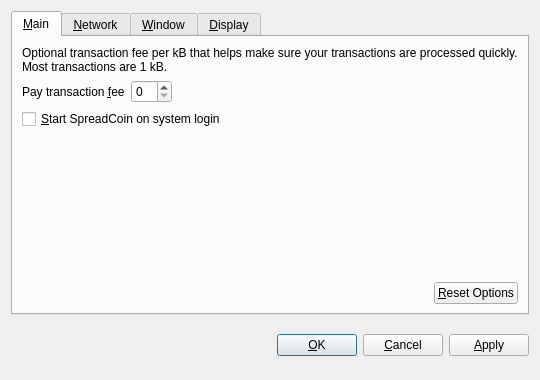
<?xml version="1.0" encoding="UTF-8"?>
<ui version="4.0">
 <class>OptionsDialog</class>
 <widget class="QDialog" name="OptionsDialog">
  <property name="geometry">
   <rect>
    <x>0</x>
    <y>0</y>
    <width>540</width>
    <height>380</height>
   </rect>
  </property>
  <property name="windowTitle">
   <string>Options</string>
  </property>
  <property name="modal">
   <bool>true</bool>
  </property>
  <layout class="QVBoxLayout" name="verticalLayout">
   <item>
    <widget class="QTabWidget" name="tabWidget">
     <property name="tabPosition">
      <enum>QTabWidget::North</enum>
     </property>
     <property name="currentIndex">
      <number>0</number>
     </property>
     <widget class="QWidget" name="tabMain">
      <attribute name="title">
       <string>&amp;Main</string>
      </attribute>
      <layout class="QVBoxLayout" name="verticalLayout_Main">
       <item>
        <widget class="QLabel" name="transactionFeeInfoLabel">
         <property name="text">
          <string>Optional transaction fee per kB that helps make sure your transactions are processed quickly. Most transactions are 1 kB.</string>
         </property>
         <property name="textFormat">
          <enum>Qt::PlainText</enum>
         </property>
         <property name="wordWrap">
          <bool>true</bool>
         </property>
        </widget>
       </item>
       <item>
        <layout class="QHBoxLayout" name="horizontalLayout_1_Main">
         <item>
          <widget class="QLabel" name="transactionFeeLabel">
           <property name="text">
            <string>Pay transaction &amp;fee</string>
           </property>
           <property name="textFormat">
            <enum>Qt::PlainText</enum>
           </property>
           <property name="buddy">
            <cstring>transactionFee</cstring>
           </property>
          </widget>
         </item>
         <item>
          <widget class="BitcoinAmountField" name="transactionFee"/>
         </item>
         <item>
          <spacer name="horizontalSpacer_1_Main">
           <property name="orientation">
            <enum>Qt::Horizontal</enum>
           </property>
           <property name="sizeHint" stdset="0">
            <size>
             <width>40</width>
             <height>20</height>
            </size>
           </property>
          </spacer>
         </item>
        </layout>
       </item>
       <item>
        <widget class="QCheckBox" name="bitcoinAtStartup">
         <property name="toolTip">
          <string>Automatically start SpreadCoin after logging in to the system.</string>
         </property>
         <property name="text">
          <string>&amp;Start SpreadCoin on system login</string>
         </property>
        </widget>
       </item>
       <item>
        <spacer name="verticalSpacer_Main">
         <property name="orientation">
          <enum>Qt::Vertical</enum>
         </property>
         <property name="sizeHint" stdset="0">
          <size>
           <width>20</width>
           <height>40</height>
          </size>
         </property>
        </spacer>
       </item>
       <item>
        <layout class="QHBoxLayout" name="horizontalLayout_2_Main">
         <item>
          <spacer name="horizontalSpacer_2_Main">
           <property name="orientation">
            <enum>Qt::Horizontal</enum>
           </property>
           <property name="sizeHint" stdset="0">
            <size>
             <width>40</width>
             <height>20</height>
            </size>
           </property>
          </spacer>
         </item>
         <item>
          <widget class="QPushButton" name="resetButton">
           <property name="toolTip">
            <string>Reset all client options to default.</string>
           </property>
           <property name="text">
            <string>&amp;Reset Options</string>
           </property>
           <property name="autoDefault">
            <bool>false</bool>
           </property>
          </widget>
         </item>
        </layout>
       </item>
      </layout>
     </widget>
     <widget class="QWidget" name="tabNetwork">
      <attribute name="title">
       <string>&amp;Network</string>
      </attribute>
      <layout class="QVBoxLayout" name="verticalLayout_Network">
       <item>
        <widget class="QCheckBox" name="mapPortUpnp">
         <property name="toolTip">
          <string>Automatically open the SpreadCoin client port on the router. This only works when your router supports UPnP and it is enabled.</string>
         </property>
         <property name="text">
          <string>Map port using &amp;UPnP</string>
         </property>
        </widget>
       </item>
       <item>
        <widget class="QCheckBox" name="connectSocks">
         <property name="toolTip">
          <string>Connect to the SpreadCoin network through a SOCKS proxy (e.g. when connecting through Tor).</string>
         </property>
         <property name="text">
          <string>&amp;Connect through SOCKS proxy:</string>
         </property>
        </widget>
       </item>
       <item>
        <layout class="QHBoxLayout" name="horizontalLayout_Network">
         <item>
          <widget class="QLabel" name="proxyIpLabel">
           <property name="text">
            <string>Proxy &amp;IP:</string>
           </property>
           <property name="textFormat">
            <enum>Qt::PlainText</enum>
           </property>
           <property name="buddy">
            <cstring>proxyIp</cstring>
           </property>
          </widget>
         </item>
         <item>
          <widget class="QValidatedLineEdit" name="proxyIp">
           <property name="maximumSize">
            <size>
             <width>140</width>
             <height>16777215</height>
            </size>
           </property>
           <property name="toolTip">
            <string>IP address of the proxy (e.g. 127.0.0.1)</string>
           </property>
          </widget>
         </item>
         <item>
          <widget class="QLabel" name="proxyPortLabel">
           <property name="text">
            <string>&amp;Port:</string>
           </property>
           <property name="textFormat">
            <enum>Qt::PlainText</enum>
           </property>
           <property name="buddy">
            <cstring>proxyPort</cstring>
           </property>
          </widget>
         </item>
         <item>
          <widget class="QLineEdit" name="proxyPort">
           <property name="maximumSize">
            <size>
             <width>55</width>
             <height>16777215</height>
            </size>
           </property>
           <property name="toolTip">
            <string>Port of the proxy (e.g. 9050)</string>
           </property>
          </widget>
         </item>
         <item>
          <widget class="QLabel" name="socksVersionLabel">
           <property name="text">
            <string>SOCKS &amp;Version:</string>
           </property>
           <property name="textFormat">
            <enum>Qt::PlainText</enum>
           </property>
           <property name="buddy">
            <cstring>socksVersion</cstring>
           </property>
          </widget>
         </item>
         <item>
          <widget class="QValueComboBox" name="socksVersion">
           <property name="toolTip">
            <string>SOCKS version of the proxy (e.g. 5)</string>
           </property>
          </widget>
         </item>
         <item>
          <spacer name="horizontalSpacer_Network">
           <property name="orientation">
            <enum>Qt::Horizontal</enum>
           </property>
           <property name="sizeHint" stdset="0">
            <size>
             <width>40</width>
             <height>20</height>
            </size>
           </property>
          </spacer>
         </item>
        </layout>
       </item>
       <item>
        <spacer name="verticalSpacer_Network">
         <property name="orientation">
          <enum>Qt::Vertical</enum>
         </property>
         <property name="sizeHint" stdset="0">
          <size>
           <width>20</width>
           <height>40</height>
          </size>
         </property>
        </spacer>
       </item>
      </layout>
     </widget>
     <widget class="QWidget" name="tabWindow">
      <attribute name="title">
       <string>&amp;Window</string>
      </attribute>
      <layout class="QVBoxLayout" name="verticalLayout_Window">
       <item>
        <widget class="QCheckBox" name="minimizeToTray">
         <property name="toolTip">
          <string>Show only a tray icon after minimizing the window.</string>
         </property>
         <property name="text">
          <string>&amp;Minimize to the tray instead of the taskbar</string>
         </property>
        </widget>
       </item>
       <item>
        <widget class="QCheckBox" name="minimizeOnClose">
         <property name="toolTip">
          <string>Minimize instead of exit the application when the window is closed. When this option is enabled, the application will be closed only after selecting Quit in the menu.</string>
         </property>
         <property name="text">
          <string>M&amp;inimize on close</string>
         </property>
        </widget>
       </item>
       <item>
        <spacer name="verticalSpacer_Window">
         <property name="orientation">
          <enum>Qt::Vertical</enum>
         </property>
         <property name="sizeHint" stdset="0">
          <size>
           <width>20</width>
           <height>40</height>
          </size>
         </property>
        </spacer>
       </item>
      </layout>
     </widget>
     <widget class="QWidget" name="tabDisplay">
      <attribute name="title">
       <string>&amp;Display</string>
      </attribute>
      <layout class="QVBoxLayout" name="verticalLayout_Display">
       <item>
        <layout class="QHBoxLayout" name="horizontalLayout_1_Display">
         <item>
          <widget class="QLabel" name="langLabel">
           <property name="text">
            <string>User Interface &amp;language:</string>
           </property>
           <property name="textFormat">
            <enum>Qt::PlainText</enum>
           </property>
           <property name="buddy">
            <cstring>lang</cstring>
           </property>
          </widget>
         </item>
         <item>
          <widget class="QValueComboBox" name="lang">
           <property name="toolTip">
            <string>The user interface language can be set here. This setting will take effect after restarting SpreadCoin.</string>
           </property>
          </widget>
         </item>
        </layout>
       </item>
       <item>
        <layout class="QHBoxLayout" name="horizontalLayout_2_Display">
         <item>
          <widget class="QLabel" name="themeLabel">
           <property name="text">
            <string>User Interface &amp;theme:</string>
           </property>
           <property name="textFormat">
            <enum>Qt::PlainText</enum>
           </property>
           <property name="buddy">
            <cstring>theme</cstring>
           </property>
          </widget>
         </item>
         <item>
          <widget class="QValueComboBox" name="theme">
           <property name="toolTip">
            <string>The user interface theme can be set here.</string>
           </property>
          </widget>
         </item>
        </layout>
       </item>
       <item>
        <layout class="QHBoxLayout" name="horizontalLayout_3_Display">
         <item>
          <widget class="QLabel" name="unitLabel">
           <property name="text">
            <string>&amp;Unit to show amounts in:</string>
           </property>
           <property name="textFormat">
            <enum>Qt::PlainText</enum>
           </property>
           <property name="buddy">
            <cstring>unit</cstring>
           </property>
          </widget>
         </item>
         <item>
          <widget class="QValueComboBox" name="unit">
           <property name="toolTip">
            <string>Choose the default subdivision unit to show in the interface and when sending coins.</string>
           </property>
          </widget>
         </item>
        </layout>
       </item>
       <item>
        <widget class="QCheckBox" name="displayAddresses">
         <property name="toolTip">
          <string>Whether to show SpreadCoin addresses in the transaction list or not.</string>
         </property>
         <property name="text">
          <string>&amp;Display addresses in transaction list</string>
         </property>
        </widget>
       </item>
       <item>
        <widget class="QCheckBox" name="coinControlFeatures">
         <property name="toolTip">
          <string>Whether to show coin control features or not.</string>
         </property>
         <property name="text">
          <string>Display coin &amp;control features (experts only!)</string>
         </property>
        </widget>
       </item>
       <item>
        <spacer name="verticalSpacer_Display">
         <property name="orientation">
          <enum>Qt::Vertical</enum>
         </property>
         <property name="sizeHint" stdset="0">
          <size>
           <width>20</width>
           <height>40</height>
          </size>
         </property>
        </spacer>
       </item>
      </layout>
     </widget>
    </widget>
   </item>
   <item>
    <layout class="QHBoxLayout" name="horizontalLayout_Buttons">
     <item>
      <spacer name="horizontalSpacer_1">
       <property name="orientation">
        <enum>Qt::Horizontal</enum>
       </property>
       <property name="sizeHint" stdset="0">
        <size>
         <width>40</width>
         <height>48</height>
        </size>
       </property>
      </spacer>
     </item>
     <item>
      <widget class="QLabel" name="statusLabel">
       <property name="font">
        <font>
         <weight>75</weight>
         <bold>true</bold>
        </font>
       </property>
       <property name="text">
        <string/>
       </property>
       <property name="textFormat">
        <enum>Qt::PlainText</enum>
       </property>
       <property name="wordWrap">
        <bool>true</bool>
       </property>
      </widget>
     </item>
     <item>
      <spacer name="horizontalSpacer_2">
       <property name="orientation">
        <enum>Qt::Horizontal</enum>
       </property>
       <property name="sizeHint" stdset="0">
        <size>
         <width>40</width>
         <height>48</height>
        </size>
       </property>
      </spacer>
     </item>
     <item>
      <widget class="QPushButton" name="okButton">
       <property name="text">
        <string>&amp;OK</string>
       </property>
      </widget>
     </item>
     <item>
      <widget class="QPushButton" name="cancelButton">
       <property name="text">
        <string>&amp;Cancel</string>
       </property>
       <property name="autoDefault">
        <bool>false</bool>
       </property>
      </widget>
     </item>
     <item>
      <widget class="QPushButton" name="applyButton">
       <property name="text">
        <string>&amp;Apply</string>
       </property>
       <property name="autoDefault">
        <bool>false</bool>
       </property>
      </widget>
     </item>
    </layout>
   </item>
  </layout>
 </widget>
 <customwidgets>
  <customwidget>
   <class>BitcoinAmountField</class>
   <extends>QSpinBox</extends>
   <header>bitcoinamountfield.h</header>
  </customwidget>
  <customwidget>
   <class>QValueComboBox</class>
   <extends>QComboBox</extends>
   <header>qvaluecombobox.h</header>
  </customwidget>
  <customwidget>
   <class>QValidatedLineEdit</class>
   <extends>QLineEdit</extends>
   <header>qvalidatedlineedit.h</header>
  </customwidget>
 </customwidgets>
 <resources/>
 <connections/>
</ui>
